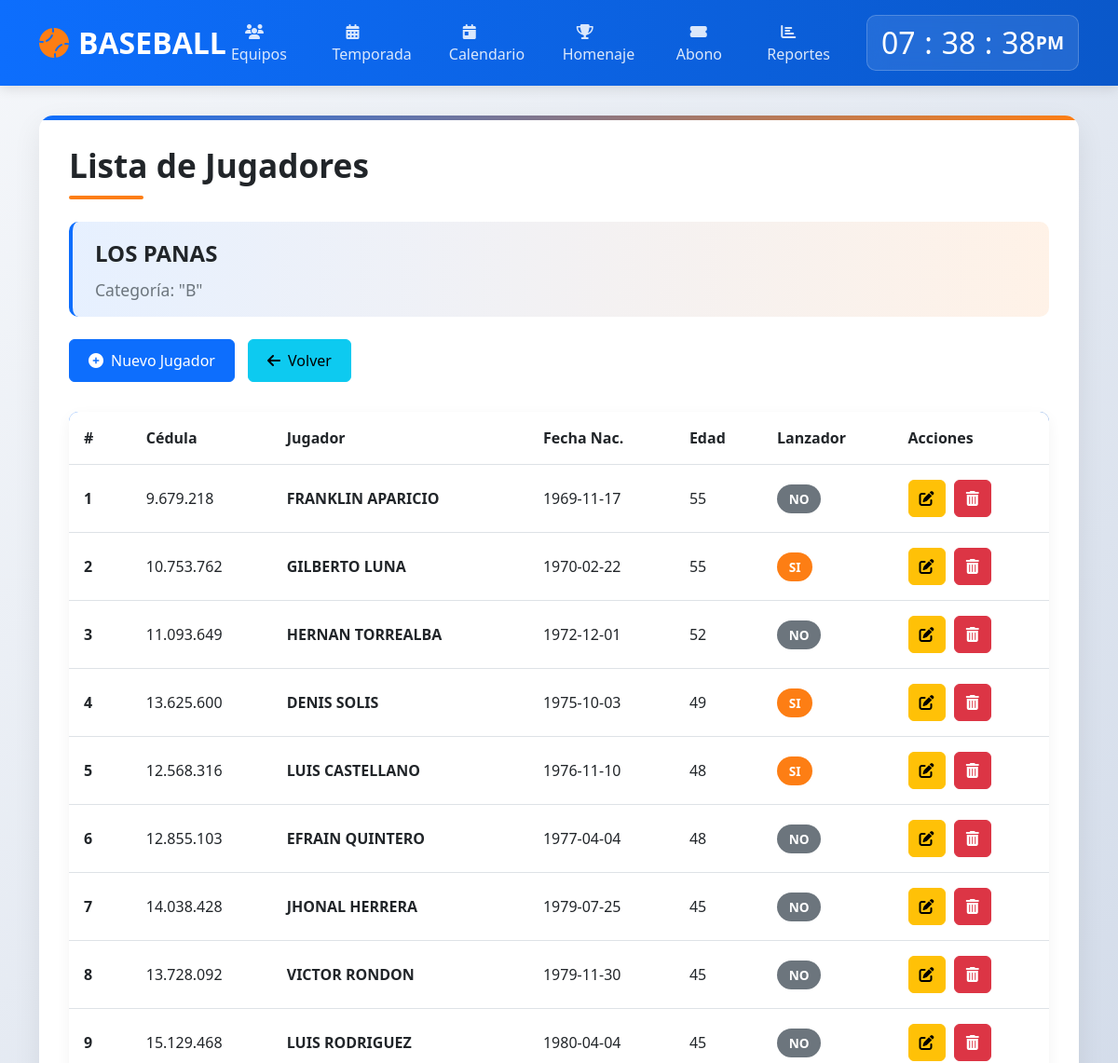
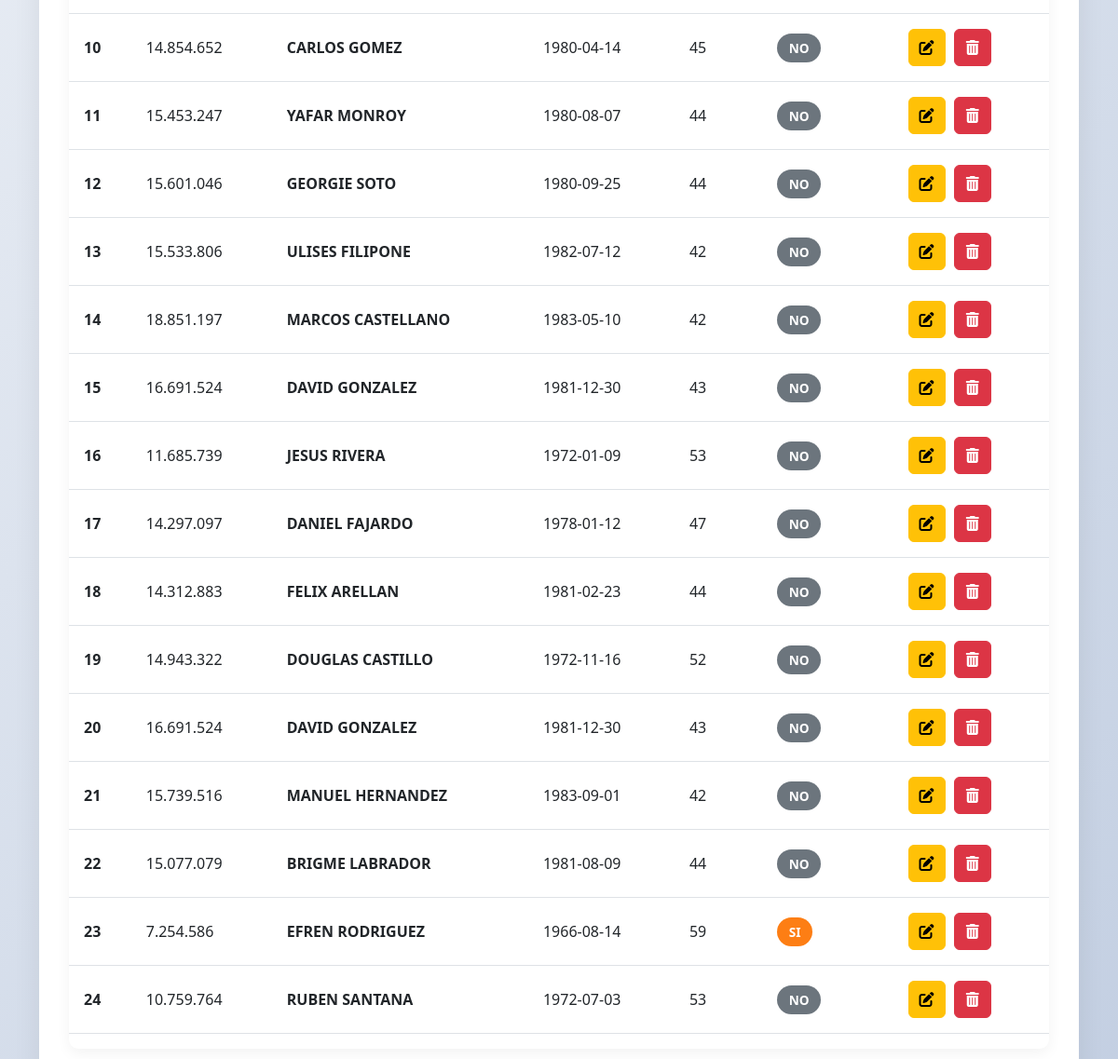
Screenshot of /modulos/jugadores/list.php?id=4&cat=B with the database file from the repository (2 pictures, top to bottom).
### tables this page shows
CREATE TABLE `equipos` (
  `id_team` int(10) NOT NULL,
  `nom_team` varchar(50) NOT NULL,
  `n_jugadores` int(100) DEFAULT NULL,
  `categoria` varchar(1) NOT NULL
);

CREATE TABLE `jugadores` (
  `id_player` int(100) NOT NULL,
  `id_team` int(10) NOT NULL,
  `cedula` varchar(20) DEFAULT NULL,
  `nombre` varchar(50) DEFAULT NULL,
  `apellido` varchar(50) DEFAULT NULL,
  `fecha` date DEFAULT NULL,
  `edad` int(100) DEFAULT NULL,
  `lanzador` int(1) DEFAULT NULL,
  `categoria` varchar(1) NOT NULL
);

### modulos/jugadores/list.php (the view, shortened to what this page needs)
<?php
$con = conectar();
$id = isset($_REQUEST['id']) ? intval($_REQUEST['id']) : 0;
$cat = isset($_REQUEST['cat']) ? mysqli_real_escape_string($con, $_REQUEST['cat']) : '';
$revisar = "SELECT * FROM equipos WHERE id_team = $id";
$query = mysqli_query($con, $revisar);
$data = mysqli_fetch_array($query);
?>
<!DOCTYPE html>
<html lang="es">
<head>
    <link href="https://cdn.jsdelivr.net/npm/bootstrap@5.3.0/dist/css/bootstrap.min.css" rel="stylesheet">
    <link rel="stylesheet" href="https://cdnjs.cloudflare.com/ajax/libs/font-awesome/6.4.0/css/all.min.css">
</head>
<body>
    <header class="header">
        <div class="container">
            <div class="d-flex justify-content-between align-items-center">
                <a href="../../" class="logo">
                    <i class="fas fa-baseball-ball"></i>BASEBALL
                </a>
                <ul class="navigation">
                    <li><a href="../equipos/"><i class="fas fa-users"></i> Equipos</a></li>
                    <li><a href="../juego/"><i class="fas fa-calendar-alt"></i> Temporada</a></li>
                    <li><a href="../calendario/"><i class="fas fa-calendar-day"></i> Calendario</a></li>
                    <li><a href="../homenaje/homenaje.php"><i class="fas fa-trophy"></i> Homenaje</a></li>
                    <li><a href="../abonos/"><i class="fas fa-ticket-alt"></i> Abono</a></li>
                    <li><a href="../reporte/reporte.php"><i class="fas fa-chart-bar"></i> Reportes</a></li>
                </ul>
                <div class="clock-container">
                    <div class="clock">
                        <h2 id="hour">00</h2><h2 class="dot">:</h2>
                        <h2 id="minute">00</h2><h2 class="dot">:</h2>
                        <h2 id="seconds">00</h2><span id="ampm">AM</span>
                    </div>
                </div>
            </div>
        </div>
    </header>
    <main class="main-content">
        <div class="container">
            <div class="players-container">
                <h1 class="page-title">Lista de Jugadores</h1>
                <div class="team-info">
                    <div class="team-name"><?php echo htmlspecialchars($data['nom_team'] ?? ''); ?></div>
                    <div class="team-category">Categoría: "<?php echo htmlspecialchars($cat); ?>"</div>
                </div>
                <div class="action-buttons mb-4">
                    <a href="form.php?id=<?php echo $id; ?>&cat=<?php echo urlencode($cat); ?>" class="btn btn-primary">
                        <i class="fas fa-plus-circle me-2"></i>Nuevo Jugador
                    </a>
                    <a href="../equipos/nomina.php?cat=<?php echo urlencode($cat); ?>" class="btn btn-info">
                        <i class="fas fa-arrow-left me-2"></i>Volver
                    </a>
                </div>
                <div class="table-container">
                    <div class="table-responsive">
                        <table class="table table-hover">
                            <thead>
                                <tr>
                                    <th scope="col">#</th>
                                    <th scope="col">Cédula</th>
                                    <th scope="col">Jugador</th>
                                    <th scope="col">Fecha Nac.</th>
                                    <th scope="col">Edad</th>
                                    <th scope="col">Lanzador</th>
                                    <th scope="col">Acciones</th>
                                </tr>
                            </thead>
                            <tbody>
                                <?php
                                $obtener = "SELECT * FROM jugadores WHERE id_team = $id";
                                $query = mysqli_query($con, $obtener);
                                if (!$query) {
                                    echo "<tr><td colspan='7' class='text-center text-danger'>Error en la consulta: " . mysqli_error($con) . "</td></tr>";
                                } else {
                                    $num = mysqli_num_rows($query);
                                    if ($num > 0) {
                                        for ($i = 1; $i <= $num; ++$i) {
                                            $playerData = mysqli_fetch_array($query);
                                            $isPitcher = !empty($playerData['lanzador']);
                                ?>
                                            <tr>
                                                <th scope="row"><?php echo $i; ?></th>
                                                <td><?php echo htmlspecialchars($playerData['cedula']); ?></td>
                                                <td class="fw-bold"><?php echo htmlspecialchars($playerData['nombre'] . " " . $playerData['apellido']); ?></td>
                                                <td><?php echo htmlspecialchars($playerData['fecha']); ?></td>
                                                <td><?php echo htmlspecialchars($playerData['edad']); ?></td>
                                                <td>
                                                    <span class="<?php echo $isPitcher ? 'badge-pitcher' : 'badge-not-pitcher'; ?>">
                                                        <?php echo $isPitcher ? 'SI' : 'NO'; ?>
                                                    </span>
                                                </td>
                                                <td>
                                                    <a href="formedit.php?id=<?php echo $playerData['id_player']; ?>&cat=<?php echo urlencode($cat); ?>" class="btn btn-warning btn-action" data-bs-toggle="tooltip" title="Editar">
                                                        <i class="fas fa-edit"></i>
                                                    </a>
                                                    <a href="deletplayer.php?id=<?php echo $playerData['id_player']; ?>&cat=<?php echo urlencode($cat); ?>" class="btn btn-danger btn-action" data-bs-toggle="tooltip" title="Eliminar" onclick="return confirm('¿Estás seguro de que deseas eliminar este jugador?');">
                                                        <i class="fas fa-trash-alt"></i>
                                                    </a>
                                                </td>
                                            </tr>
                                <?php
                                        }
                                    }
                                }
                                ?>
                            </tbody>
                        </table>
                    </div>
                </div>
            </div>
        </div>
    </main>
</body>
</html>

### modulos/jugadores/list.php (style rules this page uses)
:root { --primary-color: #0d6efd; --secondary-color: #fd7e14; --dark-color: #212529; --light-color: #f8f9fa; }
body { font-family: 'Segoe UI', Tahoma, Geneva, Verdana, sans-serif; background: linear-gradient(135deg, #f5f7fa 0%, #c3cfe2 100%); min-height: 100vh; margin: 0; padding: 0; color: #333; }
.header { background: linear-gradient(90deg, var(--primary-color) 0%, #0a58ca 100%); color: white; padding: 1rem 0; box-shadow: 0 4px 12px rgba(0, 0, 0, 0.1); position: sticky; top: 0; z-index: 1000; }
.logo { font-size: 2rem; font-weight: 700; color: white; text-decoration: none; display: flex; align-items: center; }
.logo i { margin-right: 10px; color: var(--secondary-color); }
.navigation { display: flex; list-style: none; margin: 0; padding: 0; }
.navigation li { margin: 0 5px; }
.navigation a { color: rgba(255, 255, 255, 0.85); text-decoration: none; padding: 10px 15px; border-radius: 6px; transition: all 0.3s; font-weight: 500; }
.clock-container { background: rgba(255, 255, 255, 0.1); border-radius: 10px; padding: 10px 15px; backdrop-filter: blur(10px); border: 1px solid rgba(255, 255, 255, 0.2); }
.clock { display: flex; align-items: center; color: white; font-size: 1.2rem; font-weight: 600; }
.clock h2 { margin: 0; min-width: 28px; text-align: center; }
.dot { margin: 0 5px; }
.main-content { padding: 2rem 0; }
.players-container { background: white; border-radius: 15px; box-shadow: 0 10px 30px rgba(0, 0, 0, 0.08); padding: 2rem; position: relative; overflow: hidden; }
.players-container::before { content: ''; position: absolute; top: 0; left: 0; width: 100%; height: 5px; background: linear-gradient(90deg, var(--primary-color) 0%, var(--secondary-color) 100%); }
.page-title { font-size: 2.2rem; font-weight: 700; color: var(--dark-color); margin-bottom: 1.5rem; position: relative; padding-bottom: 15px; }
.page-title::after { content: ''; position: absolute; bottom: 0; left: 0; width: 80px; height: 4px; background: var(--secondary-color); border-radius: 2px; }
.team-info { background: linear-gradient(90deg, rgba(13, 110, 253, 0.1) 0%, rgba(253, 126, 20, 0.1) 100%); border-radius: 10px; padding: 1rem 1.5rem; margin-bottom: 1.5rem; border-left: 4px solid var(--primary-color); }
.team-name { font-size: 1.5rem; font-weight: 600; color: var(--dark-color); margin-bottom: 0.5rem; }
.team-category { font-size: 1.1rem; color: #6c757d; }
.action-buttons .btn { margin-right: 10px; border-radius: 6px; font-weight: 500; padding: 10px 20px; }
.table-container { margin-top: 2rem; border-radius: 10px; overflow: hidden; box-shadow: 0 5px 15px rgba(0, 0, 0, 0.05); }
.table thead { background: linear-gradient(90deg, var(--primary-color) 0%, #0a58ca 100%); color: white; }
.table th { padding: 1rem; font-weight: 600; vertical-align: middle; }
.table td { padding: 1rem; vertical-align: middle; }
.btn-action { padding: 0.5rem; width: 40px; height: 40px; display: inline-flex; align-items: center; justify-content: center; border-radius: 6px; margin-right: 5px; }
.badge-pitcher { background: var(--secondary-color); color: white; padding: 0.4rem 0.8rem; border-radius: 20px; font-weight: 600; font-size: 0.85rem; }
.badge-not-pitcher { background: #6c757d; color: white; padding: 0.4rem 0.8rem; border-radius: 20px; font-weight: 600; font-size: 0.85rem; }

### rows the page displays
equipos: nom_team "LOS PANAS"
jugadores: cedula "9.679.218", nombre+apellido "FRANKLIN APARICIO", fecha "1969-11-17", edad "55", lanzador "NO"
jugadores: cedula "10.753.762", nombre+apellido "GILBERTO LUNA", fecha "1970-02-22", edad "55", lanzador "SI"
jugadores: cedula "11.093.649", nombre+apellido "HERNAN TORREALBA", fecha "1972-12-01", edad "52", lanzador "NO"
jugadores: cedula "13.625.600", nombre+apellido "DENIS SOLIS", fecha "1975-10-03", edad "49", lanzador "SI"
jugadores: cedula "12.568.316", nombre+apellido "LUIS CASTELLANO", fecha "1976-11-10", edad "48", lanzador "SI"
jugadores: cedula "12.855.103", nombre+apellido "EFRAIN QUINTERO", fecha "1977-04-04", edad "48", lanzador "NO"
jugadores: cedula "14.038.428", nombre+apellido "JHONAL HERRERA", fecha "1979-07-25", edad "45", lanzador "NO"
jugadores: cedula "13.728.092", nombre+apellido "VICTOR RONDON", fecha "1979-11-30", edad "45", lanzador "NO"
jugadores: cedula "15.129.468", nombre+apellido "LUIS RODRIGUEZ", fecha "1980-04-04", edad "45", lanzador "NO"
jugadores: cedula "14.854.652", nombre+apellido "CARLOS GOMEZ", fecha "1980-04-14", edad "45", lanzador "NO"
jugadores: cedula "15.453.247", nombre+apellido "YAFAR MONROY", fecha "1980-08-07", edad "44", lanzador "NO"
jugadores: cedula "15.601.046", nombre+apellido "GEORGIE SOTO", fecha "1980-09-25", edad "44", lanzador "NO"
jugadores: cedula "15.533.806", nombre+apellido "ULISES FILIPONE", fecha "1982-07-12", edad "42", lanzador "NO"
jugadores: cedula "18.851.197", nombre+apellido "MARCOS CASTELLANO", fecha "1983-05-10", edad "42", lanzador "NO"
jugadores: cedula "16.691.524", nombre+apellido "DAVID GONZALEZ", fecha "1981-12-30", edad "43", lanzador "NO"
jugadores: cedula "11.685.739", nombre+apellido "JESUS RIVERA", fecha "1972-01-09", edad "53", lanzador "NO"
jugadores: cedula "14.297.097", nombre+apellido "DANIEL FAJARDO", fecha "1978-01-12", edad "47", lanzador "NO"
jugadores: cedula "14.312.883", nombre+apellido "FELIX ARELLAN", fecha "1981-02-23", edad "44", lanzador "NO"
jugadores: cedula "14.943.322", nombre+apellido "DOUGLAS CASTILLO", fecha "1972-11-16", edad "52", lanzador "NO"
jugadores: cedula "16.691.524", nombre+apellido "DAVID GONZALEZ", fecha "1981-12-30", edad "43", lanzador "NO"
jugadores: cedula "15.739.516", nombre+apellido "MANUEL HERNANDEZ", fecha "1983-09-01", edad "42", lanzador "NO"
jugadores: cedula "15.077.079", nombre+apellido "BRIGME LABRADOR", fecha "1981-08-09", edad "44", lanzador "NO"
jugadores: cedula "7.254.586", nombre+apellido "EFREN RODRIGUEZ", fecha "1966-08-14", edad "59", lanzador "SI"
jugadores: cedula "10.759.764", nombre+apellido "RUBEN SANTANA", fecha "1972-07-03", edad "53", lanzador "NO"

### other values shown
$cat "B"
